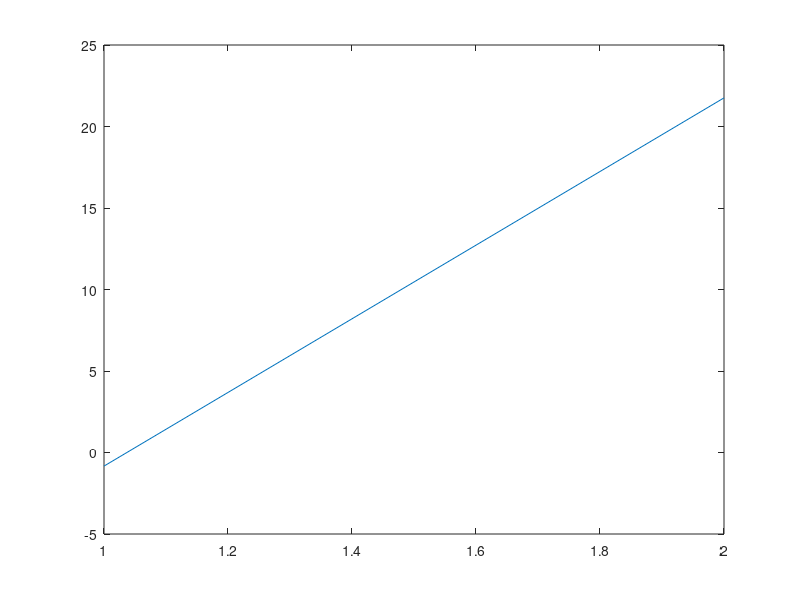

Write MATLAB code to recreate this figure.
%% Exercice 1
clc;clear all;close all;
A = [1 -2 ; 2 -4]
B = [2 ; 0]
det(A)
A\B

%% Exercice 2
clc;clear all;close all;
A = [1 -2 ; 1 -4]
B = [2 ; 0]
det(A)
A\B

%% Exercice 3
%% Le système est un système carre
clc;clear all;close all;
A = [1 -2 ; 2 -4]
B = [0 ; 0]
det(A)
A\B

%% Exercice 4
clc;clear all;close all;
A = [1 -2 ; 1 -4]
B = [0 ; 0]
det(A)
A\B

%% Exercice 5
%% C'est un système 3 inconnues 2 equations
clc;clear all;close all;
A = [1 2 3 ; 0 3 1]
B = [1 ; -2]

A\B

%% Exercice 6
clc;clear all;close all;
A = [2 -1 ; 1 1 ; 6 -1]
B = [2 ; 5 ; -5]

A\B

%% Exercice 7
clc;clear all;close all;
A = magic(10)
B = [1:10]
A\B'
cond(A)
B(10) = 10.0001
A\B'
B(10) = 10
A(10,10) = 59.001
%% Exercice 8
clc;clear all;close all;
A=[1 2 3;3 2 1;3 4 7;10 9 8]
B=[12;15;13;17]
A\B

%% Exercice 9
clc;clear all;close all;
A=[0.25 1;0.5 1;1 1;2 1;3 1]
B=[18;10;7;2;1]
A\B
%% Exercice 10
clc;clear all;close all;
A=[1 exp(-0.25);1 exp(-0.5);1 exp(-1);1 exp(-2);1 exp(-3)]
B=[18;10;7;2;1]
plot(A\B)
